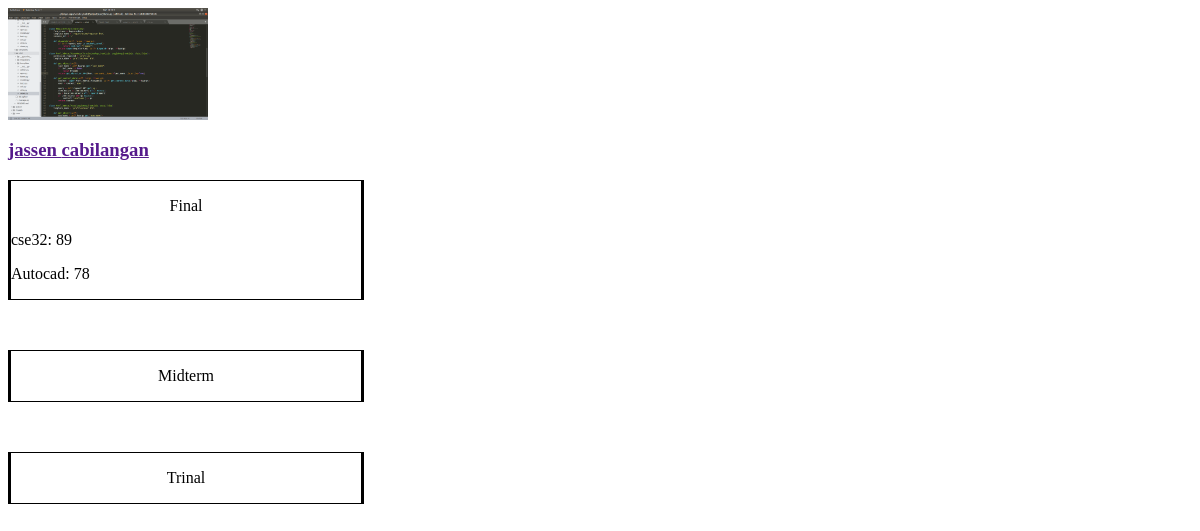
/grades/cabilangan/, run on an earlier commit of the app's database.
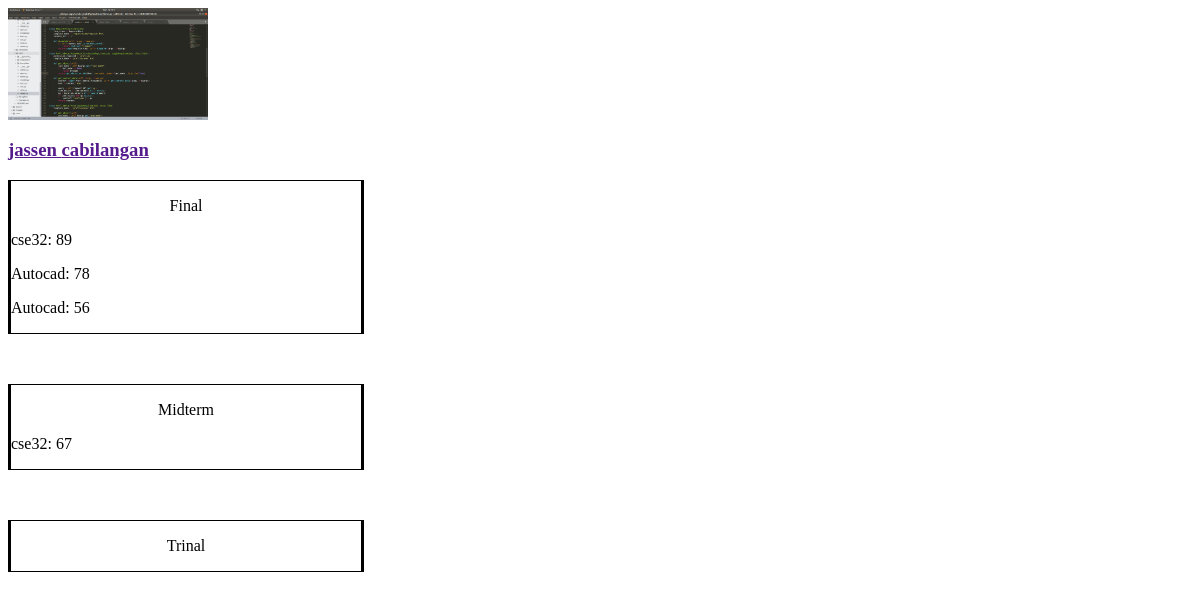
And on a later commit of the database.
### myuser/models.py (models this page shows, shortened)
class MyUser(AbstractBaseUser):
    email = models.EmailField(
        verbose_name='email address',
        max_length=255,
        unique=True,
    )
    Student_profile =   models.ImageField(upload_to = 'static/media')
    last_name      =    models.CharField(max_length=100)
    first_name     =   models.CharField(max_length=100)
    MI             =   models.CharField(max_length=200, help_text="Enter your middle Name")
    Gender = (
        ('Male', 'Male'),
        ('Female', 'Female'),
    )
    Sex             =   models.CharField(max_length=6, choices=Gender, blank=True, default=True)
    date_of_birth   =   models.DateField()
    Age             =   models.CharField(max_length=20)
    course          =   models.ForeignKey(Course,on_delete=models.SET_NULL, null=True)
    years = (
        ('1st', '1st'),
        ('2nd', '2nd'),
        ('3rd', '3rd'),
        ('4rth', '4rth'),
    )
    Year            = models.CharField(max_length=6, choices=years, blank=True, default=True)
    objects          = MyUserManager()
    is_active       = models.BooleanField(default=True)
    is_admin        = models.BooleanField(default=False)
    USERNAME_FIELD = 'email'
    REQUIRED_FIELDS = ['date_of_birth']

### grade/models.py (models this page shows, shortened)
class Grade(models.Model):
	user		 =      models.ForeignKey(User,on_delete=models.SET_NULL, null=True)
	subject 	 =      models.ForeignKey(subject,on_delete=models.SET_NULL, null=True)
	professor 	 =      models.ForeignKey(professor,on_delete=models.SET_NULL, null=True)
	quiz		 = 		models.IntegerField(null=True)
	performance	 =	    models.IntegerField(null=True)
	exam         =      models.IntegerField(null=True)
	trinal		 = 		models.BooleanField(default=False)
	midterm      =      models.BooleanField(default=False)
	Final        =      models.BooleanField(default=False)
	slug		 =		models.SlugField(null=True, blank=True)

### subject/models.py (models this page shows, shortened)
class subject(models.Model):
	subject_name		 = 		models.CharField(max_length=150)
	subject_Descreption  = 	 	models.CharField(max_length=200)

### grade/views.py (the view)
# urls.py: url(r'^(?P<last_name>[\w-]+)/$', views.ProfileDetailView.as_view(), name='detail'),
class ProfileDetailView(DetailView):
	template_name = 'Grade.html'
	def get_object(self):
		last_name = self.kwargs.get("last_name")
		if last_name is None:
			raise Http404
		return get_object_or_404(User, last_name__iexact=last_name, is_active=True)
	def get_context_data(self, *args, **kwargs):
		context =super(ProfileDetailView, self).get_context_data(*args, **kwargs)
		myuser = context['myuser']
		return context

### myuser/templates/Grade.html (shortened to what this page needs)
 	 		<p><img src="{{  myuser.MEDIA_URL }}{{myuser.Student_profile.url}}" width="200px"></p>
 			<h3><a href=>{{  myuser.first_name }} {{ myuser.last_name }}</a></h3>
<div class="w3-panel w3-card" style="
			margin-bottom: 50px;
			border-left-width: 1x;
			border-left-style: solid;
			border-top-style: solid;
			border-top-width: 1px;
			border-bottom-style: solid;
			border-bottom-width: 1px;
			border-right-style: solid;
			width: 350px;
    ">
    <p align="center">Final</p>
     {% for student in myuser.grade_set.all %}
 			{% if student.Final %}
 			{% if student %}
 				<p>{{  student.subject.subject_name }}: {{  student.quiz }}</p>
			{% else %}
			<p class='lead'>No Items Found</p>
			{% endif %}
			{% endif %}
			{% endfor %}
</div>
<div class="w3-panel w3-card" style="
			margin-bottom: 50px;
			border-left-width: 1x;
			border-left-style: solid;
			border-top-style: solid;
			border-top-width: 1px;
			border-bottom-style: solid;
			border-bottom-width: 1px;
			border-right-style: solid;
			width: 350px;
    ">
 			<p align="center">Midterm</p>
     		{% for mid in myuser.grade_set.all %}
				{% if mid.midterm %}
 				{% if mid %}
				<p>{{  mid.subject.subject_name }}: {{  mid.quiz }}</p>
				{% else %}
					<p class='lead'>No midterm</p>
				{% endif %}
				{% endif %}
				{% endfor %}
</div>
<div class="w3-panel w3-card" style="
			margin-bottom: 50px;
			border-left-width: 1x;
			border-left-style: solid;
			border-top-style: solid;
			border-top-width: 1px;
			border-bottom-style: solid;
			border-bottom-width: 1px;
			border-right-style: solid;
			width: 350px;
    ">
 			<p align="center">Trinal</p>
</div>

What changed in the data, as far as the page shows it:
added Grade: subject.subject_name "Autocad", quiz "56", shown under "jassen cabilangan"
added Grade: subject.subject_name "cse32", quiz "67"
